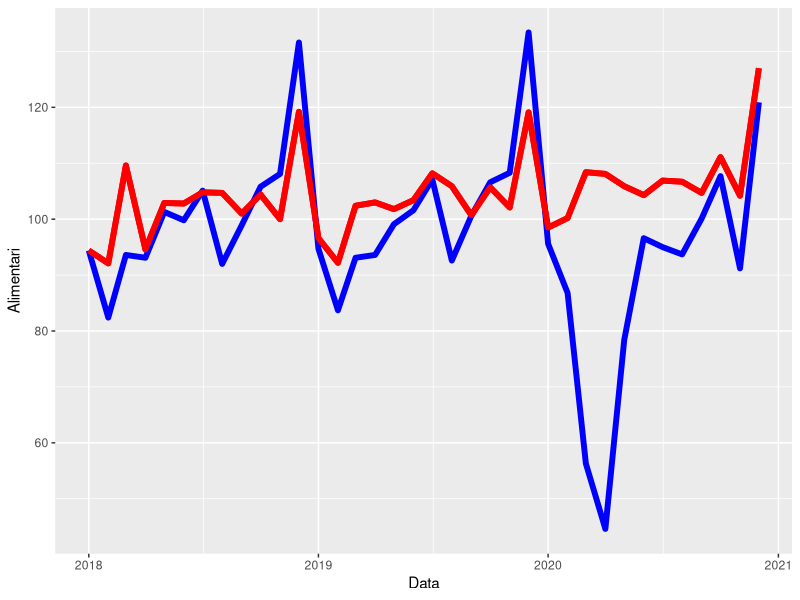

Here is the R script that generated this plot:
library(readxl)
library(ggplot2)

#Vendite_READY <- read_excel("GitHub/Advanced_Microeconomics_Project/Tabellozze_ISTAT/Vendite_READY.xlsx")
Vendite_READY <- read_excel("Tabellozze_ISTAT/Vendite_READY.xlsx")
Vendite_READY_test <- read_excel("Tabellozze_ISTAT/Vendite_READY_test.xlsx")


#Vendite_READY$delta<-Vendite_READY$Alimentari-Vendite_READY$NAlimentare

ggplot(data=Vendite_READY,aes(x=Data,y=Alimentari))+geom_line(size=2,color = "red")+geom_line(size=2,aes(x=Data,y=NAlimentare),color = "blue")+
geom_line(size=2,color = "red")

#did<-lm( delta ~ Time + Time2+Time3,data = Vendite_READY)

did2 <-lm(Alimentari ~  C + Time + Time2+Time3 + C*Time +C*Time2+C*Time3, data = Vendite_READY_test)
summary(did2)
#ummary(did)
#plot(did)

Vendite_READY_test_placebo <- read_excel("Tabellozze_ISTAT/Vendite_READY_test_placebo.xlsx")

did2 <-lm(Alimentari ~  C + Time + Time2+Time3 + C*Time +C*Time2+C*Time3, data = Vendite_READY_test_placebo )
summary(did2)


Vendite_READY_common_trend_test <- read_excel("Tabellozze_ISTAT/Vendite_READY_common_trend_test.xlsx")

slope_alimentari<-lm(Alimentari- NAlimentare ~ Month, data = Vendite_READY_common_trend_test )
summary(slope_alimentari)




